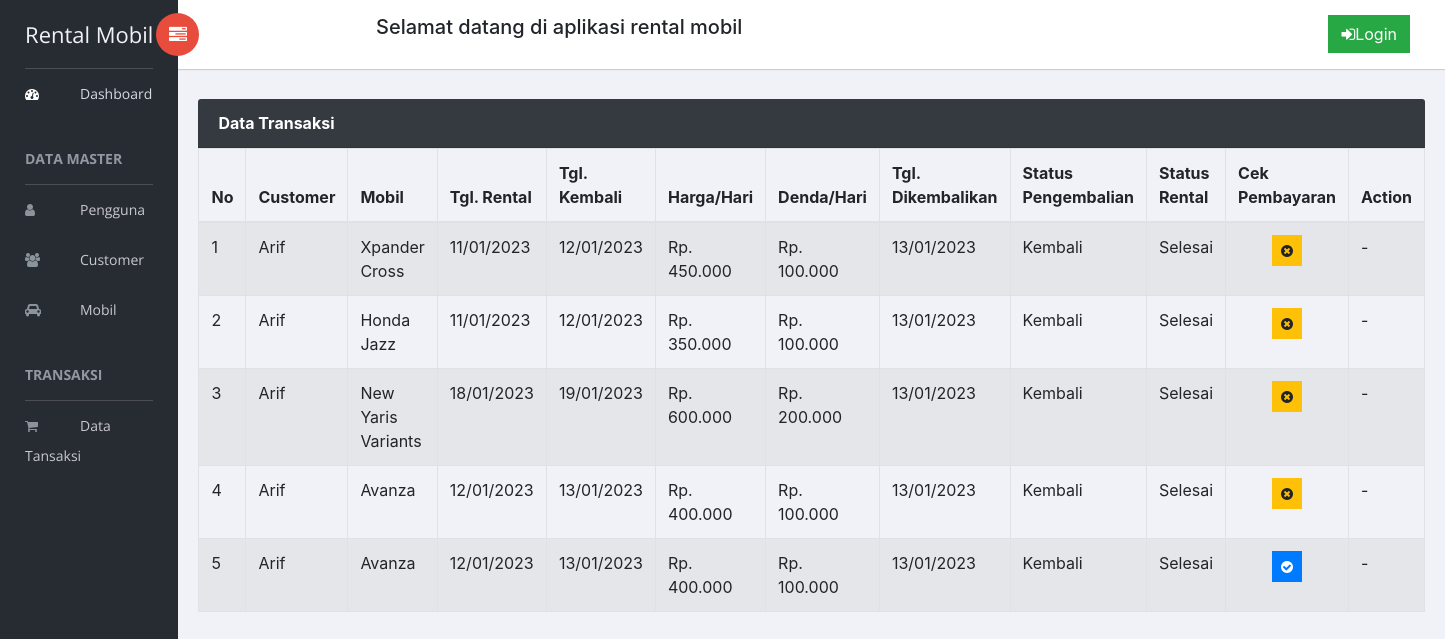
Screenshot of /index.php/administrator/transaksi with the database file from the repository.
### tables this page shows
CREATE TABLE `transaksi` (
  `id_rental` int NOT NULL,
  `id_customer` int NOT NULL,
  `id_mobil` int NOT NULL,
  `tgl_rental` date NOT NULL,
  `tgl_kembali` date NOT NULL,
  `harga_mobil` varchar(12) NOT NULL,
  `denda_mobil` int NOT NULL,
  `tgl_pengembalian` date NOT NULL,
  `status_pengembalian` varchar(50) NOT NULL,
  `status_rental` varchar(50) NOT NULL,
  `bukti_pembayaran` varchar(120) NOT NULL,
  `status_pembayaran` int NOT NULL
);

CREATE TABLE `customer` (
  `id_customer` int NOT NULL,
  `nama_customer` varchar(50) NOT NULL,
  `username` varchar(50) NOT NULL,
  `password` varchar(50) NOT NULL,
  `email` varchar(50) NOT NULL,
  `alamat` varchar(120) NOT NULL,
  `jns_kelamin` varchar(20) NOT NULL,
  `no_tlp` varchar(20) NOT NULL,
  `no_ktp` varchar(50) NOT NULL,
  `foto` varchar(100) NOT NULL,
  `role_id` int NOT NULL
);

CREATE TABLE `mobil` (
  `id_mobil` int NOT NULL,
  `nama_mobil` varchar(50) NOT NULL,
  `tahun_mobil` varchar(10) NOT NULL,
  `kapasitas_mobil` int NOT NULL,
  `harga_mobil` varchar(12) NOT NULL,
  `warna_mobil` varchar(20) NOT NULL,
  `bbm_mobil` varchar(20) NOT NULL,
  `plat_no_mobil` varchar(20) NOT NULL,
  `ac_mobil` int NOT NULL,
  `media_player_mobil` int NOT NULL,
  `denda_mobil` varchar(12) NOT NULL,
  `foto_mobil` varchar(100) NOT NULL,
  `status_mobil` int NOT NULL,
  `created_mobil` date NOT NULL
);

### application/controllers/administrator/Transaksi.php (called while the page is built, shortened)
<?php
class Transaksi extends CI_Controller{
    public function index(){
        $data['transaksi'] = $this->db->query("SELECT * FROM transaksi tr,
        mobil mb,customer cs WHERE tr.id_mobil = mb.id_mobil
        AND tr.id_customer = cs.id_customer")->result();
        $this->load->view('admin/templetes/menu');
        $this->load->view('admin/data_transaksi', $data);
        $this->load->view('admin/templetes/footer');
    }
}
?>

### index.php (called while the page is built, shortened)
<?php
require_once BASEPATH.'core/CodeIgniter.php';

### application/views/admin/data_transaksi.php (the view, shortened to what this page needs)
<div class="card-header bg-dark">
    <strong class="card-title text-white">Data Transaksi</strong>
</div>
<div  class="table-responsive ">
    <table class="table table-bordered table-striped">
        <thead>
            <tr>
                <th>No</th>
                <th>Customer</th>
                <th>Mobil</th>
                <th>Tgl. Rental</th>
                <th>Tgl. Kembali</th>
                <th>Harga/Hari</th>
                <th>Denda/Hari</th>
                <th>Tgl. Dikembalikan</th>
                <th>Status Pengembalian</th>
                <th>Status Rental</th>
                <th>Cek Pembayaran</th>
                <th>Action</th>
            </tr>
        </thead>
        <tbody>
            <?php
                $no = 1;
                foreach ($transaksi as $tr) {?>
            <tr>
                <td><?= $no++;?></td>
                <td><?= $tr->nama_customer;?></td>
                <td><?= $tr->nama_mobil;?></td>
                <td><?= date('d/m/Y', strtotime($tr->tgl_rental));?></td>
                <td><?= date('d/m/Y', strtotime($tr->tgl_kembali));?></td>
                <td>Rp. <?= number_format($tr->harga_mobil,0,'.','.');?></td>
                <td>Rp. <?= number_format($tr->denda_mobil,0,'.','.');?></td>
                <td><?php
                    if($tr->tgl_pengembalian == "0000-00-00") {
                        echo "-";
                    }else {
                        echo date('d/m/Y', strtotime($tr->tgl_pengembalian));
                    }
                    ?>
                </td>
                <td>
                    <?php
                        if($tr->status_pengembalian == "Kembali") {
                            echo "Kembali";
                        } else {
                            echo "Belum Kembali";
                        }
                        ?>
                </td>
                <td>
                    <?php
                        if($tr->status_rental == "Selesai") {
                            echo "Selesai";
                        } else {
                            echo "Belum Selesai";
                        }
                        ?>
                </td>
                <td>
                    <center>
                        <?php
                            if(empty($tr->bukti_pembayaran)) { ?>
                                <button class="btn btn-sm btn-warning"><i class="fa fa-times-circle"></i></button>
                            <?php } else {?>
                                <a class="btn btn-sm btn-primary" href="<?php echo base_url('administrator/transaksi/pembayaran/'.$tr->id_rental)?>">
                                <i class="fa fa-check-circle"></i>
                            </a>
                            <?php } ?>
                    </center>
                </td>
                <td>
                    <?php
                        if($tr->status_mobil == "1"){
                            echo "-";
                    } ?>
                </td>
            </tr>
            <?php } ?>
        </tbody>
    </table>
</div>

### rows the page displays
transaksi: id_customer.nama_customer "Arif", id_mobil.nama_mobil "Xpander Cross", tgl_rental "11/01/2023", tgl_kembali "12/01/2023", id_mobil.harga_mobil "450.000", id_mobil.denda_mobil "100.000", tgl_pengembalian "13/01/2023", status_pengembalian "Kembali", status_rental "Selesai"
transaksi: id_customer.nama_customer "Arif", id_mobil.nama_mobil "Honda Jazz", tgl_rental "11/01/2023", tgl_kembali "12/01/2023", id_mobil.harga_mobil "350.000", id_mobil.denda_mobil "100.000", tgl_pengembalian "13/01/2023", status_pengembalian "Kembali", status_rental "Selesai"
transaksi: id_customer.nama_customer "Arif", id_mobil.nama_mobil "New Yaris Variants", tgl_rental "18/01/2023", tgl_kembali "19/01/2023", id_mobil.harga_mobil "600.000", id_mobil.denda_mobil "200.000", tgl_pengembalian "13/01/2023", status_pengembalian "Kembali", status_rental "Selesai"
transaksi: id_customer.nama_customer "Arif", id_mobil.nama_mobil "Avanza", tgl_rental "12/01/2023", tgl_kembali "13/01/2023", id_mobil.harga_mobil "400.000", id_mobil.denda_mobil "100.000", tgl_pengembalian "13/01/2023", status_pengembalian "Kembali", status_rental "Selesai"
transaksi: id_customer.nama_customer "Arif", id_mobil.nama_mobil "Avanza", tgl_rental "12/01/2023", tgl_kembali "13/01/2023", id_mobil.harga_mobil "400.000", id_mobil.denda_mobil "100.000", tgl_pengembalian "13/01/2023", status_pengembalian "Kembali", status_rental "Selesai"
